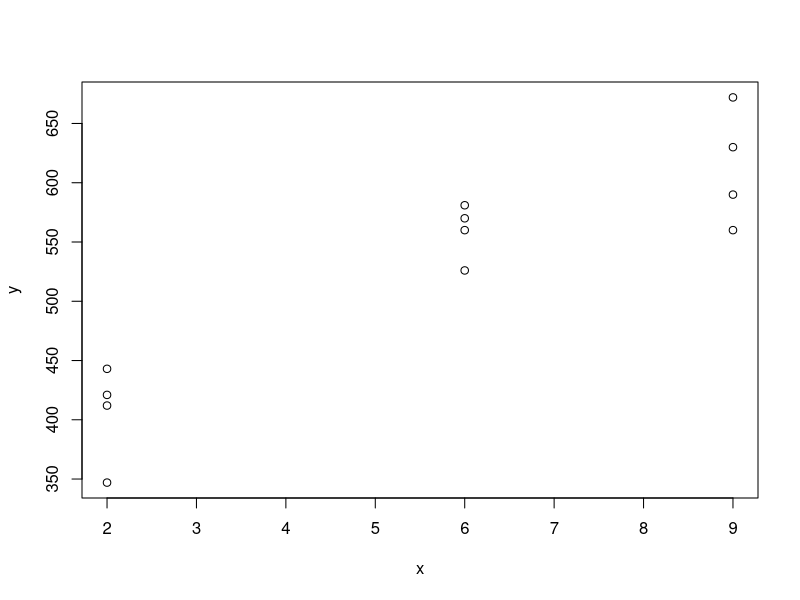

This chart was generated by the following R code:
dosarn <- c(421, 412, 443, 347)
seisarn <- c(526, 581, 560, 570)
nuevearn <- c(630, 560, 590, 672)

x <- c(2,2,2,2,6,6,6,6,9,9,9,9)
y <- c(421, 412, 443, 347, 526, 581, 560, 570, 630, 560, 590, 672)

plot(x,y)

B1 <- cov(x,y)/var(x)
mean(x)
B0 <- mean(y) - B1*mean(x)

n=length(x)
p=2
y_sombrero <- B0 + B1*x

S2 <- sum((y-y_sombrero)**2)/(n-p)

Se_B1 <- sqrt(S2/sum((y-mean(y))**2))

# ---------- inciso c

x0 = 6
leverage <- (x0 - mean(x)) / sum((x-mean(x))**2)